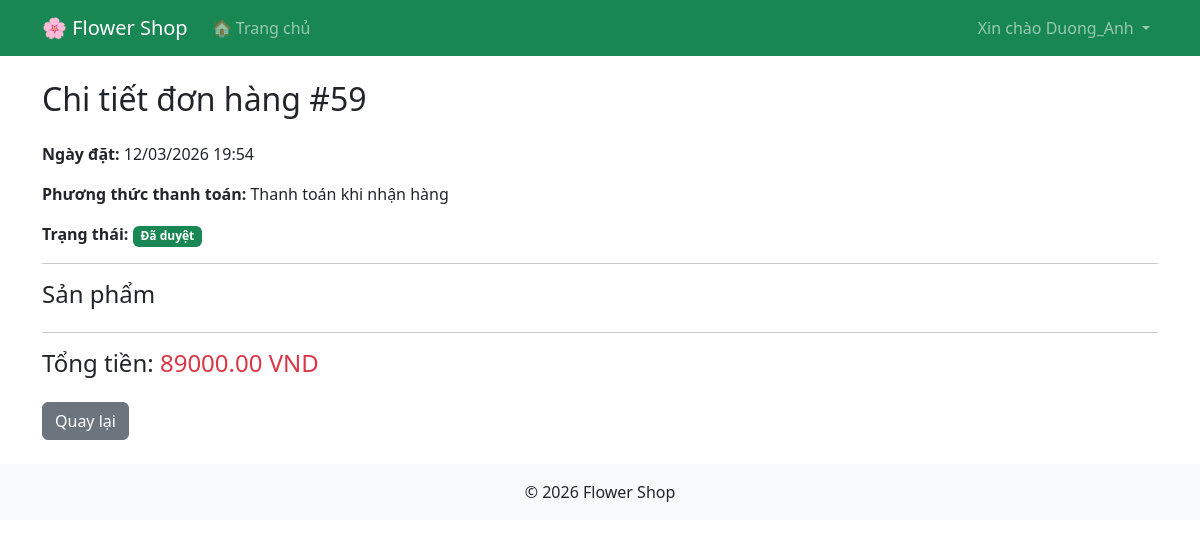
Page /order-detail/59/ (signed in) on the committed database.
### core/models.py (models this page shows, shortened)
class Order(models.Model):
    STATUS_CHOICES = (
        ('pending', 'Pending'),
        ('approved', 'Approved'),
        ('rejected', 'Rejected'),
    )
    PAYMENT_CHOICES = (
        ('cod', 'Thanh toán khi nhận hàng'),
        ('bank', 'Chuyển khoản ngân hàng'),
    )
    user = models.ForeignKey(User, on_delete=models.CASCADE)
    created_at = models.DateTimeField(auto_now_add=True)
    status = models.CharField(
        max_length=20,
        choices=STATUS_CHOICES,
        default='pending'
    )
    payment_method = models.CharField(
        max_length=10,
        choices=PAYMENT_CHOICES,
        default='cod'
    )
    total_price = models.DecimalField(
        max_digits=10,
        decimal_places=2,
        default=0
    )

### core/views.py (the view)
# urls.py: path('order-detail/<int:order_id>/', views.order_detail, name='order_detail'),
@login_required
def order_detail(request, order_id):
    order = get_object_or_404(Order, id=order_id, user=request.user)
    return render(request, 'core/order_detail.html', {
        'order': order
    })

### core/templates/core/order_detail.html (shortened to what this page needs)
{% extends 'core/base.html' %}
{% block content %}
<h2 class="mb-4">Chi tiết đơn hàng #{{ order.id }}</h2>
<p>
<strong>Ngày đặt:</strong>
{{ order.created_at|date:"d/m/Y H:i" }}
</p>
<p>
<strong>Phương thức thanh toán:</strong>
{{ order.get_payment_method_display }}
</p>
<p>
<strong>Trạng thái:</strong>
{% if order.status == "pending" %}
<span class="badge bg-warning text-dark">Chờ duyệt</span>
{% elif order.status == "approved" %}
<span class="badge bg-success">Đã duyệt</span>
{% else %}
<span class="badge bg-danger">Từ chối</span>
{% endif %}
</p>
<hr>
<h4>Sản phẩm</h4>
<hr>
<h4 class="mt-3">
Tổng tiền:
<span class="text-danger">
{{ order.total_price }} VND
</span>
</h4>
<a href="{% url 'my_orders' %}" class="btn btn-secondary mt-3">
Quay lại
</a>
{% endblock %}

### core/templates/core/base.html (shortened to what this page needs)
<!DOCTYPE html>
<html lang="vi">
<head>
    <link href="https://cdn.jsdelivr.net/npm/bootstrap@5.3.3/dist/css/bootstrap.min.css" rel="stylesheet">
</head>
<body>
<nav class="navbar navbar-expand-lg navbar-dark bg-success">
    <div class="container">
        <a class="navbar-brand" href="{% url 'home' %}">🌸 Flower Shop</a>
        <ul class="navbar-nav me-auto">
            <li class="nav-item">
                <a class="nav-link" href="{% url 'home' %}">
                    🏠 Trang chủ
                </a>
            </li>
        </ul>
        <ul class="navbar-nav ms-auto">
            {% if user.is_authenticated %}
            <li class="nav-item dropdown">
                <a class="nav-link dropdown-toggle" href="#" role="button" data-bs-toggle="dropdown">
                    Xin chào {{ user.username }}
                </a>
            </li>
            {% endif %}
        </ul>
    </div>
</nav>
<div class="container mt-4">
    {% block content %}
    {% endblock %}
</div>
<footer class="bg-light text-center p-3 mt-4">
      © 2026 Flower Shop
</footer>
</body>
</html>

### rows in the picture
Order: id "59", created_at "12/03/2026 19:54", payment_method "Thanh toán khi nhận hàng", total_price "89000.00"

### other values in the picture
{{ user.username }} "Duong_Anh"
